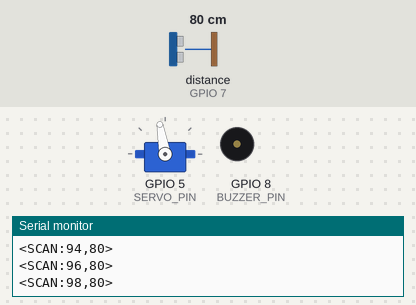
Simulated run of this sketch. Board: ESP32-S3. Shown: servo, buzzer (waves = sounding, pin HIGH), the last lines printed to the serial monitor. Wiring (inferred from the names in the program): ultrasonic range finder: trigger GPIO 6; echo GPIO 7. The test bench sets the inputs (shaded band); at power-on: distance to the obstacle (sensor on GPIO 7) 80 cm. The echo pulse lasts 58.3 µs per cm; pins used as bus, display or sensor lines are not drawn.

Above: at 1.2 s.
1.3 s: distance to the obstacle (sensor on GPIO 7) set to 22 cm
At 1.67 s:
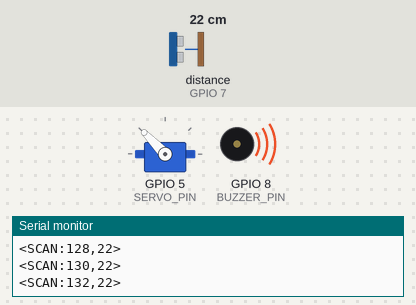
4.3 s: distance to the obstacle (sensor on GPIO 7) set to 17 cm
At 4.5 s:
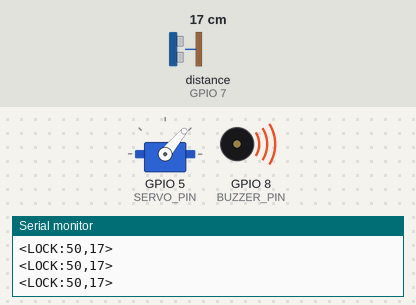
7.3 s: distance to the obstacle (sensor on GPIO 7) set to 250 cm
10.3 s: distance to the obstacle (sensor on GPIO 7) set to 35 cm
At 10.73 s:
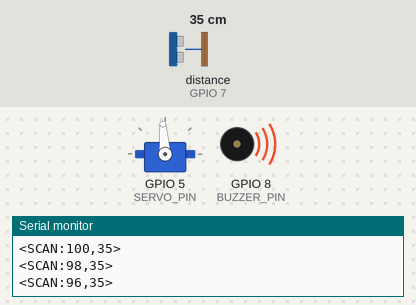
13.3 s: distance to the obstacle (sensor on GPIO 7) set to 18 cm
At 13.5 s:
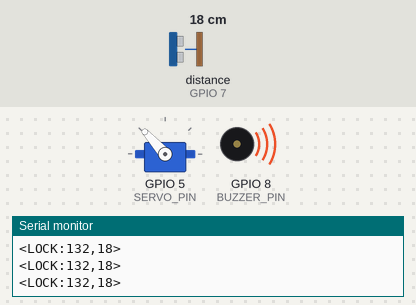
Timing chart, 0 to 17.3 s (numbered marks = the images above; inputs shaded):
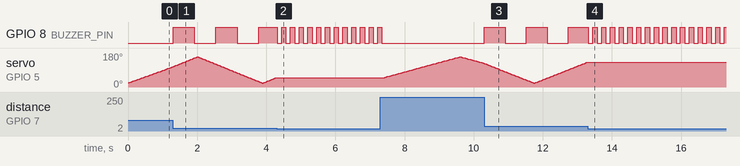

The sketch:

node1_arduino_sweeper.ino
```cpp
#include <Servo.h>

#define TRIG_PIN 6
#define ECHO_PIN 7
#define SERVO_PIN 5
#define BUZZER_PIN 8

Servo radarServo;

int angle = 20;
int direction = 1;

bool locked = false;
unsigned long lockTime = 0;
unsigned long beepTimer = 0;
bool beepState = false;

int zone = 0;
// 0 = safe, 1 = soft, 2 = critical

long getDistance() {
  digitalWrite(TRIG_PIN, LOW);
  delayMicroseconds(2);

  digitalWrite(TRIG_PIN, HIGH);
  delayMicroseconds(10);
  digitalWrite(TRIG_PIN, LOW);

  long duration = pulseIn(ECHO_PIN, HIGH, 15000);
  if (duration == 0) return 999;

  return (duration / 2) / 29.1;
}

void setup() {
  // Use 115200 to communicate with ESP32 Serial2
  Serial.begin(115200);

  pinMode(TRIG_PIN, OUTPUT);
  pinMode(ECHO_PIN, INPUT);
  pinMode(BUZZER_PIN, OUTPUT);

  radarServo.attach(SERVO_PIN);
  radarServo.write(angle);
}

void loop() {

  long distance = getDistance();

  // ---------------- ZONE DETECTION ----------------
  if (distance > 40) zone = 0;
  else if (distance >= 20 && distance <= 40) zone = 1;
  else if (distance >= 10 && distance < 20) zone = 2;
  else zone = 0;

  // ---------------- CRITICAL LOCK ----------------
  if (zone == 2 && !locked) {
    locked = true;
    lockTime = millis();
  }

  // ---------------- LOCK MODE (RED ZONE) ----------------
  if (locked) {
    radarServo.write(angle);

    // 🔥 SYNC ADDITION: Send LOCK alert to ESP32
    Serial.print("<LOCK:");
    Serial.print(angle);
    Serial.print(",");
    Serial.print(distance);
    Serial.println(">");

    // 🔴 FAST BEEP (CRITICAL)
    if (millis() - beepTimer > 100) {
      beepTimer = millis();
      beepState = !beepState;
      digitalWrite(BUZZER_PIN, beepState);
    }

    // unlock after 1.5 sec
    if (millis() - lockTime > 1500) {
      locked = false;
      digitalWrite(BUZZER_PIN, LOW);
    }

    delay(30); // Prevent flooding ESP32 serial
    return;
  }

  // ---------------- SOFT ZONE (YELLOW) ----------------
  if (zone == 1) {
    // 🟡 SLOW BEEP
    if (millis() - beepTimer > 600) {
      beepTimer = millis();
      beepState = !beepState;
      digitalWrite(BUZZER_PIN, beepState);
    }
  } else {
    digitalWrite(BUZZER_PIN, LOW);
  }

  // ---------------- SCAN MODE ----------------
  // 🔥 SYNC ADDITION: Send normal SCAN data to ESP32
  Serial.print("<SCAN:");
  Serial.print(angle);
  Serial.print(",");
  Serial.print(distance);
  Serial.println(">");

  angle += direction * 2;

  if (angle >= 160) {
    angle = 160;
    direction = -1;
  }
  else if (angle <= 20) {
    angle = 20;
    direction = 1;
  }

  radarServo.write(angle);

  delay(25);
}
```

Measured:
- the behaviour switches between 20 and 19 cm on distance to the obstacle (sensor on GPIO 7) (found by bisection; images 1 and 2)
- after the input at 1.3 s, GPIO 8 (BUZZER_PIN): alternates HIGH for 0.62 s and LOW for 0.62 s, starting at once
- after the input at 4.3 s, GPIO 8 (BUZZER_PIN): alternates HIGH for 0.13 s and LOW for 0.13 s, starting at once; servo on GPIO 5 (SERVO_PIN): stays 50° (without the input it goes to 52° after 0.02 s)
- after the input at 7.3 s, GPIO 8 (BUZZER_PIN): goes on until 7.3 s, then stays LOW; servo on GPIO 5 (SERVO_PIN): rises from 50° to 160° in 2.2 s, then falls to 126° in 0.68 s
- after the input at 10.3 s, GPIO 8 (BUZZER_PIN): alternates HIGH for 0.61 s and LOW for 0.61 s, starting at once
- after the input at 13.3 s, GPIO 8 (BUZZER_PIN): alternates HIGH for 0.13 s and LOW for 0.13 s, starting after 0.15 s; servo on GPIO 5 (SERVO_PIN): stops changing and stays 132°
